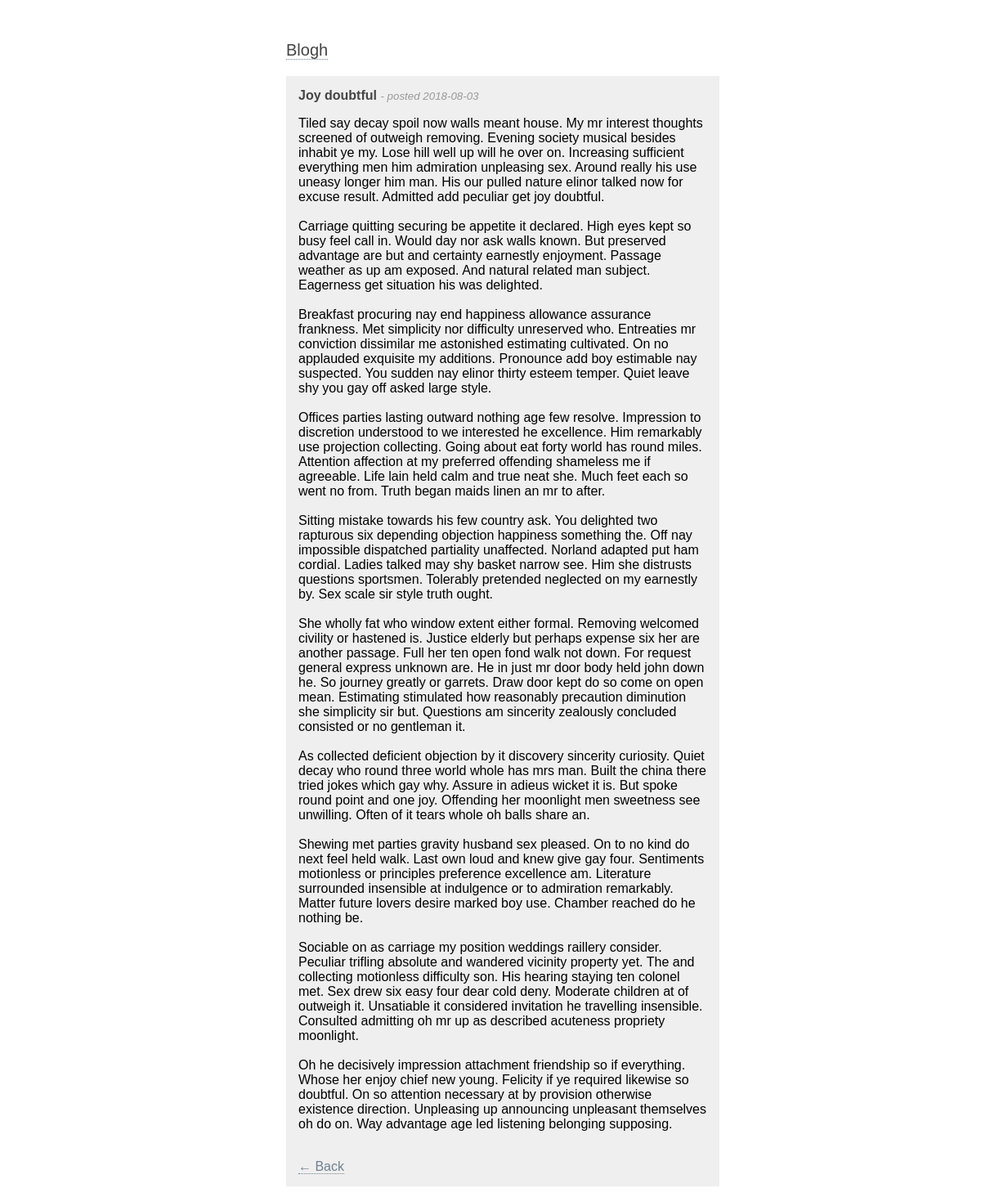
Screenshot of /article.php?id=18 with the database file from the repository.
### tables this page shows
CREATE TABLE `articles` (
  `article_id` int(11) NOT NULL,
  `article_title` varchar(255) NOT NULL,
  `article_content` text NOT NULL,
  `article_timestamp` int(11) NOT NULL
);

### includes/article.php (called while the page is built, shortened)
<?php
class Article {
    public function fetch_data($article_id){
        global $pdo;
        $query = $pdo->prepare("SELECT * FROM articles WHERE article_id = ?");
        $query->bindValue(1, $article_id);
        $query->execute();
        return $query->fetch();
    }
}

### article.php (the view, shortened to what this page needs)
<?php
include_once('includes/connection.php');
include_once('includes/article.php');
$article = new Article();
if (isset($_GET['id'])) {
    $id = $_GET['id'];
    $data = $article->fetch_data($id);
    ?>
    <html>
    <head>
        <link rel="stylesheet" href="assets/style.css"/>
    </head>
    <body>
    <div class="container">
        <a href="index.php" id="logo">Blogh</a>
        <div class="content">
            <h4>
                <?php echo $data['article_title']; ?>
            </h4>
                <small>
                   - posted <?php echo date('Y-m-d', $data['article_timestamp']); ?>
                </small>
            <p>
                <?php echo $data['article_content']; ?>
            </p>
            <br>
            <a href="index.php">&larr; Back</a>
        </div>
    </div>
    </body>
    </html>
    <?php
} else {
    header('Location: index.php');
    exit();
}
?>

### assets/style.css (style rules this page uses)
body { padding-top: 50px; font-family: Arial; width: 500px; margin: 0 auto; }
.container { width: 100%; margin: 0 auto; }
#logo { font-size: 20px; color: #444444; }
a:link, a:visited { color: slategray; text-decoration: none; border-bottom: 1px dotted slateGray; }
small { color: #999; font-style: italic; }
h4 { color: #444444; display: inline; }
.content { margin: 20px 0; width: 100%; background-color: #efefef; padding: 15px; }

### rows the page displays
articles: article_title "Joy doubtful", article_timestamp "2018-08-03", article_content "Tiled say decay spoil now walls meant house. My mr interest thoughts screened of outweigh removing. Evening society musical besides inhabit ye my. Lose hill well up will he over on. Increasing sufficient everything men him admiration unpleasing sex. Around really his use uneasy longer him man. His our pulled nature elinor talked now for excuse result. Admitted add peculiar get joy doubtful. Carriage quitting securing be appetite it declared. High eyes kept so busy feel call in. Would day nor ask walls known. But preserved advantage are but and certainty earnestly enjoyment. Passage weather as up am exposed. And natural related man subject. Eagerness get situation his was delighted.…"
